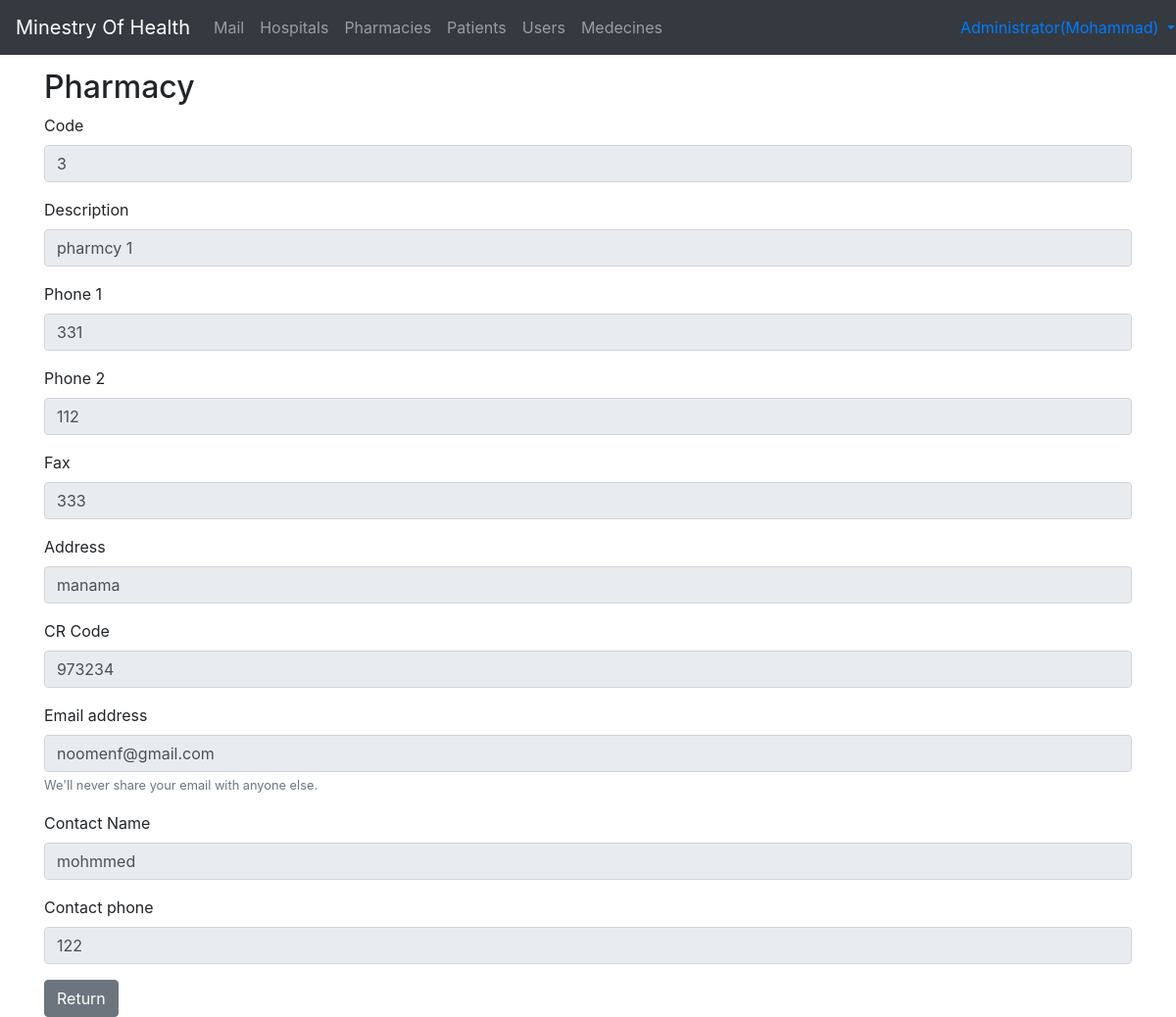
/admin/PharmacyDetails.php?pID=3 (signed in), run on the app's committed database.
### tables this page shows
CREATE TABLE IF NOT EXISTS `pharmacy` (
  `id` int(11) NOT NULL AUTO_INCREMENT,
  `Description` varchar(50) NOT NULL,
  `Tel` varchar(20) NOT NULL,
  `Tel2` varchar(20) NOT NULL,
  `Address` varchar(200) NOT NULL,
  `nationalId` varchar(50) NOT NULL,
  `Fax` varchar(20) NOT NULL,
  `Email` varchar(30) NOT NULL,
  `Status` tinyint(1) NOT NULL,
  `ContactName` varchar(50) NOT NULL,
  `ContactTel` varchar(20) NOT NULL,
  PRIMARY KEY (`id`)
);

### included/PharmacyDetails.php (called while the page is built, shortened)
<?php
try{
        if(isset($_GET["pID"])){
            $id=$_GET["pID"];
              include("config.php");
        $query="SELECT `id`, `Description`, `Tel`, `Tel2`, `Address`, `nationalId`, `Fax`, `Email`, `Status`, `ContactName`, `ContactTel` FROM `pharmacy` WHERE id='$id'";
        $results= $db->query($query);
        $row = $results->fetch(PDO::FETCH_ASSOC);
        }
}
catch(Exception $e) {
    echo 'Message: ' .$e->getMessage();
}
?>

### admin/PharmacyDetails.php (the view, shortened to what this page needs)
<!doctype html>
<html>
<head>
</head>
<body style="padding-top: 70px">
    <?php include("navbar.php") ?>
<div class="container "  >
    <h2>Pharmacy</h2>
    <span id="imessage" style="color: red;"><?php include("../included/PharmacyDetails.php") ?></span>
        <form method="post">
            <div class="form-group">
                <label for="pFName">Code</label>
                <input type="text" class="form-control" id="pID" name="pID" placeholder="Enter Name" value="<?php echo $row["id"]; ?>" readonly />
            </div>
            <div class="form-group">
                <label for="pDescription">Description</label>
                <input type="text" class="form-control" id="pDescription" name="pDescription" placeholder="Enter Name" value="<?php echo $row["Description"]; ?>" readonly />
            </div>
            <div class="form-group">
                <label for="pTel">Phone 1</label>
                <input type="tel" class="form-control" id="pTel" name="pTel" placeholder="Enter Phone " value="<?php echo $row["Tel"]; ?>" readonly />
            </div>
            <div class="form-group">
                <label for="pTel2">Phone 2</label>
                <input type="tel" class="form-control" id="pTel2" name="pTel2" placeholder="Enter Phone " value="<?php echo $row["Tel2"]; ?>" readonly />
            </div>
            <div class="form-group">
                <label for="pFax">Fax</label>
                <input type="tel" class="form-control" id="pFax" name="pFax" placeholder="Enter Fax " value="<?php echo $row["Fax"]; ?>" readonly />
            </div>
            <div class="form-group">
                <label for="pAddress">Address</label>
                <input type="text" class="form-control" id="pAddress" name="pAddress" placeholder="Enter Address " value="<?php echo $row["Address"]; ?>" readonly />
            </div>
            <div class="form-group">
                <label for="pnationalId">CR Code</label>
                <input type="text" class="form-control" id="pnationalId" name="pnationalId" placeholder="Enter CR Code " value="<?php echo $row["nationalId"]; ?>" readonly />
            </div>
            <div class="form-group">
                <label for="pEmail">Email address</label>
                <input type="email" class="form-control" id="pEmail" name="pEmail" placeholder="Enter email" value="<?php echo $row["Email"]; ?>" readonly />
                <small id="emailHelp1" class="form-text text-muted">We'll never share your email with anyone else.</small>
            </div>
            <div class="form-group">
                <label for="pContactName">Contact Name</label>
                <input type="text" class="form-control" id="pContactName" name="pContactName" placeholder="Enter Contact Name " value="<?php echo $row["ContactName"]; ?>" readonly />
            </div>
            <div class="form-group">
                <label for="pContactTel">Contact phone</label>
                <input type="text" class="form-control" id="pContactTel" name="pContactTel" placeholder="Enter Contact Phone " value="<?php echo $row["ContactTel"]; ?>" readonly />
            </div>
            <a class="btn btn-secondary" href="pharmacies.php">Return</a>
        </form>
</div>
</body>
</html>

### data on the page
pharmacy: pID "3", pDescription "pharmcy 1", pTel "331", pTel2 "112", pFax "333", pAddress "manama", pnationalId "973234", pEmail "noomenf@gmail.com", pContactName "mohmmed", pContactTel "122"

### other printed values
$_SESSION["type"] "Administrator"
$_SESSION["F_name"] "Mohammad"
